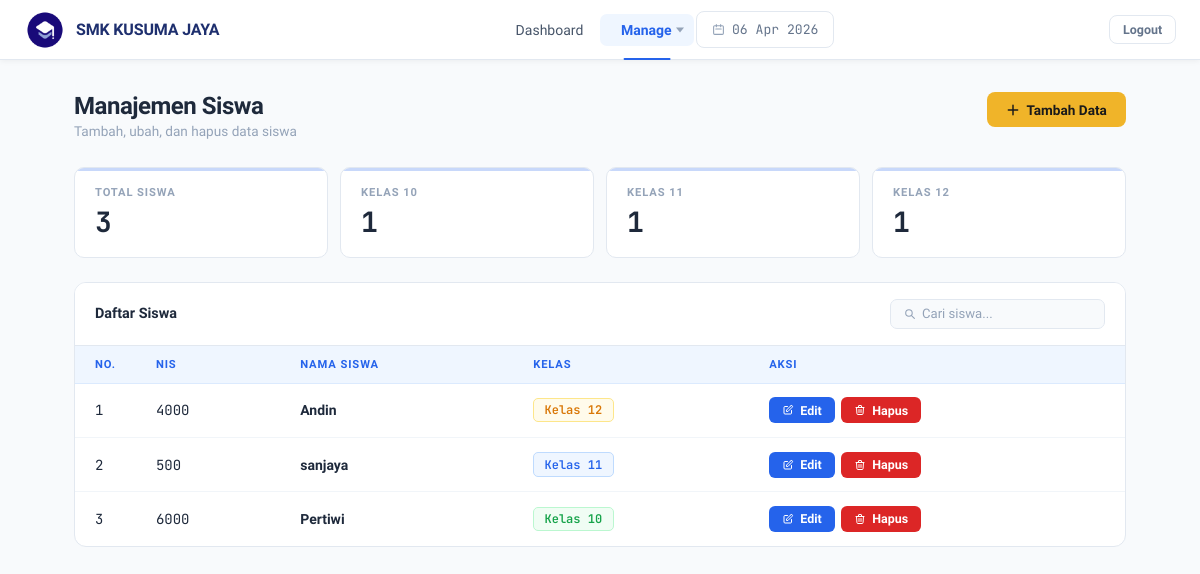
Page /admin/managesiswa.php (signed in) on the committed database.
### tables this page shows
CREATE TABLE `siswa` (
  `id_siswa` int(11) NOT NULL,
  `nis` char(5) NOT NULL,
  `nama` varchar(100) NOT NULL,
  `kelas` enum('10','11','12') DEFAULT NULL,
  `password` varchar(255) NOT NULL
);

### admin/managesiswa.php (the view, shortened to what this page needs)
<?php
$database = new Database();
$conn     = $database->koneksi();
$result = $conn->query("SELECT * FROM siswa ORDER BY id_siswa ASC");
$total = $result->num_rows;
$q10   = $conn->query("SELECT COUNT(*) AS jml FROM siswa WHERE kelas='10'")->fetch_assoc()['jml'];
$q11   = $conn->query("SELECT COUNT(*) AS jml FROM siswa WHERE kelas='11'")->fetch_assoc()['jml'];
$q12   = $conn->query("SELECT COUNT(*) AS jml FROM siswa WHERE kelas='12'")->fetch_assoc()['jml'];
$no = 1;
?>
<!DOCTYPE html>
<html lang="id">
<head>
    <link rel="stylesheet" href="../assets/css/sdb-style.css">
</head>
<body class="sdb-root">
    <div class="az-header sticky-top">
        <div class="container">
            <div class="az-header-left">
                <a href="dashboard-admin.php" class="az-logo">
                    <img src="../assets/img/logosekolah2.png" width="42px" style="margin:0 10px 0 0;">
                    SMK KUSUMA JAYA
                </a>
            </div>
            <div class="az-header-menu" id="azHeaderMenu">
                <ul class="nav">
                    <li class="nav-item">
                        <a href="dashboard-admin.php" class="nav-link">
                            <i class="typcn typcn-chart-area-outline"></i> Dashboard
                        </a>
                    </li>
                    <li class="nav-item active show">
                        <a href="" class="nav-link with-sub">
                            <i class="typcn typcn-document"></i> Manage
                        </a>
                    </li>
                    <div class="sdb-date-box">
                        <svg width="13" height="13" fill="none" viewBox="0 0 24 24" stroke="currentColor">
                            <path stroke-linecap="round" stroke-linejoin="round" stroke-width="2"
                                d="M8 7V3m8 4V3m-9 8h10M5 21h14a2 2 0 002-2V7a2 2 0 00-2-2H5a2 2 0 00-2 2v12a2 2 0 002 2z" />
                        </svg>
                        <?php echo date('d M Y'); ?>
                    </div>
                </ul>
            </div>
            <div class="az-header-right">
                <a href="../app/logout.php" class="sdb-btn sdb-btn--secondary" style="font-size:0.78rem;padding:0.35rem 0.8rem;">
                    Logout
                </a>
            </div>
        </div>
    </div>
    <div class="sdb-container">
        <div class="sdb-page-header">
            <div class="sdb-page-title">
                <h1>Manajemen Siswa</h1>
                <p>Tambah, ubah, dan hapus data siswa</p>
            </div>
            <div class="sdb-header-right">
                <button class="sdb-btn sdb-btn--primary" onclick="sdbOpenModal('sdb-modal-tambah')">
                    <svg width="14" height="14" fill="none" viewBox="0 0 24 24" stroke="currentColor">
                        <path stroke-linecap="round" stroke-linejoin="round" stroke-width="2.5" d="M12 4v16m8-8H4" />
                    </svg>
                    Tambah Data
                </button>
            </div>
        </div>
        <div class="sdb-stats-row">
            <div class="sdb-stat-card">
                <div class="sdb-stat-card__label">Total Siswa</div>
                <div class="sdb-stat-card__value"><?= $total ?></div>
            </div>
            <div class="sdb-stat-card">
                <div class="sdb-stat-card__label">Kelas 10</div>
                <div class="sdb-stat-card__value"><?= $q10 ?></div>
            </div>
            <div class="sdb-stat-card">
                <div class="sdb-stat-card__label">Kelas 11</div>
                <div class="sdb-stat-card__value"><?= $q11 ?></div>
            </div>
            <div class="sdb-stat-card">
                <div class="sdb-stat-card__label">Kelas 12</div>
                <div class="sdb-stat-card__value"><?= $q12 ?></div>
            </div>
        </div>
        <div class="sdb-table-container">
            <div class="sdb-table-header">
                <h3>Daftar Siswa</h3>
                <div class="sdb-search-box">
                    <svg width="13" height="13" fill="none" viewBox="0 0 24 24" stroke="currentColor">
                        <path stroke-linecap="round" stroke-linejoin="round" stroke-width="2"
                            d="M21 21l-4.35-4.35M17 11A6 6 0 115 11a6 6 0 0112 0z" />
                    </svg>
                    <input type="text" placeholder="Cari siswa..." id="sdbSearchInput" onkeyup="sdbSearchTable()">
                </div>
            </div>
            <table class="sdb-table" id="sdbSiswaTable">
                <thead>
                    <tr>
                        <th>No.</th>
                        <th>NIS</th>
                        <th>Nama Siswa</th>
                        <th>Kelas</th>
                        <th>Aksi</th>
                    </tr>
                </thead>
                <tbody>
                    <?php if ($total > 0):
                        $result->data_seek(0);
                        while ($row = $result->fetch_assoc()): ?>
                            <tr>
                                <td class="sdb-td--no"><?= $no++ ?></td>
                                <td class="sdb-td--nis"><?= htmlspecialchars($row['nis']) ?></td>
                                <td class="sdb-td--name"><?= htmlspecialchars($row['nama']) ?></td>
                                <td>
                                    <span class="sdb-badge-kelas sdb-badge-kelas--<?= $row['kelas'] ?>">
                                        Kelas <?= $row['kelas'] ?>
                                    </span>
                                </td>
                                <td>
                                    <div class="sdb-actions">
                                        <button class="sdb-btn sdb-btn--edit"
                                            onclick="sdbOpenEdit(
                                    <?= (int)$row['id_siswa'] ?>,
                                    '<?= htmlspecialchars(addslashes($row['nis'])) ?>',
                                    '<?= htmlspecialchars(addslashes($row['nama'])) ?>',
                                    '<?= $row['kelas'] ?>'
                                )">
                                            <svg width="12" height="12" fill="none" viewBox="0 0 24 24" stroke="currentColor">
                                                <path stroke-linecap="round" stroke-linejoin="round" stroke-width="2"
                                                    d="M11 5H6a2 2 0 00-2 2v11a2 2 0 002 2h11a2 2 0 002-2v-5
                                           m-1.414-9.414a2 2 0 112.828 2.828L11.828 15H9v-2.828l8.586-8.586z" />
                                            </svg>
                                            Edit
                                        </button>
                                        <button class="sdb-btn sdb-btn--delete"
                                            onclick="sdbOpenHapus(
                                    <?= (int)$row['id_siswa'] ?>,
                                    '<?= htmlspecialchars(addslashes($row['nama'])) ?>'
                                )">
                                            <svg width="12" height="12" fill="none" viewBox="0 0 24 24" stroke="currentColor">
                                                <path stroke-linecap="round" stroke-linejoin="round" stroke-width="2"
                                                    d="M19 7l-.867 12.142A2 2 0 0116.138 21H7.862a2 2 0 01-1.995-1.858
                                           L5 7m5 4v6m4-6v6m1-10V4a1 1 0 00-1-1h-4a1 1 0 00-1 1v3M4 7h16" />
                                            </svg>
                                            Hapus
                                        </button>
                                    </div>
                                </td>
                            </tr>
                        <?php endwhile;
                    endif; ?>
                </tbody>
            </table>
        </div>
    </div>
</body>
</html>

### rows in the picture
siswa: nis "4000", nama "Andin", kelas "12"
siswa: nis "500", nama "sanjaya", kelas "11"
siswa: nis "6000", nama "Pertiwi", kelas "10"

### other values in the picture
$total "3"
$q10 "1"
$q11 "1"
$q12 "1"
